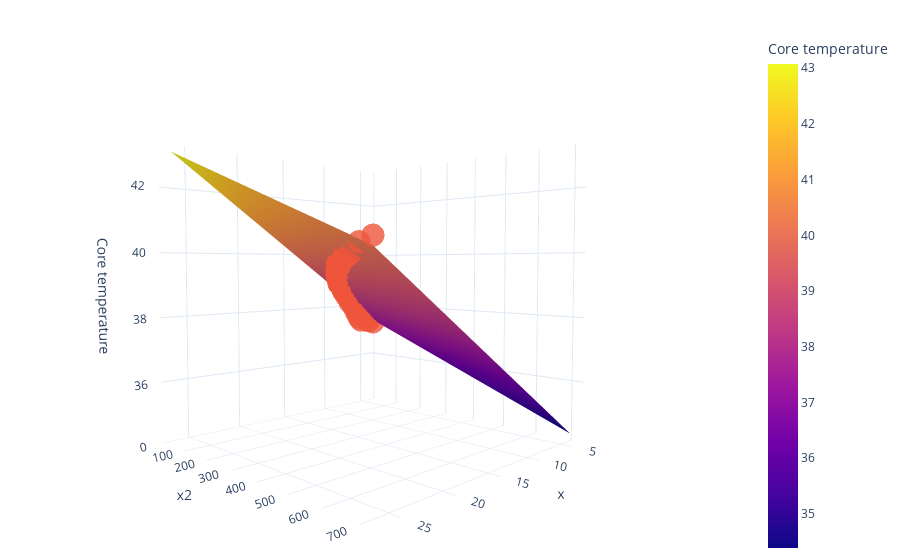

Write notebook code for a chart like this one.
### Code cell
import numpy as np
fig = graphing.surface(
    x_values=np.array([min(dataset.protein_content_of_last_meal), max(dataset.protein_content_of_last_meal)]),
    y_values=np.array([min(dataset.protein_content_of_last_meal)**2, max(dataset.protein_content_of_last_meal)**2]),
    calc_z=lambda x,y: polynomial_model.params[0] + (polynomial_model.params[1] * x) + (polynomial_model.params[2] * y),
    axis_title_x="x",
    axis_title_y="x2",
    axis_title_z="Core temperature"
)
# Add our datapoints to it and display
fig.add_scatter3d(x=dataset.protein_content_of_last_meal, y=dataset.protein_content_of_last_meal**2, z=dataset.core_temperature, mode='markers')
fig.show()
